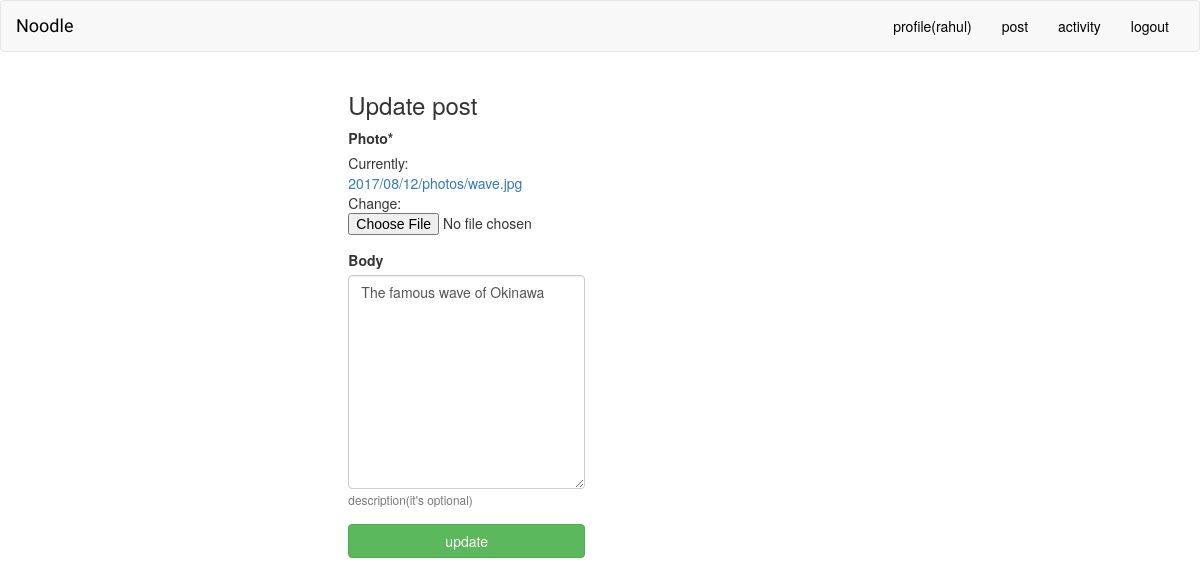
/edit-post/14/ (signed in), run on an earlier commit of the app's database.
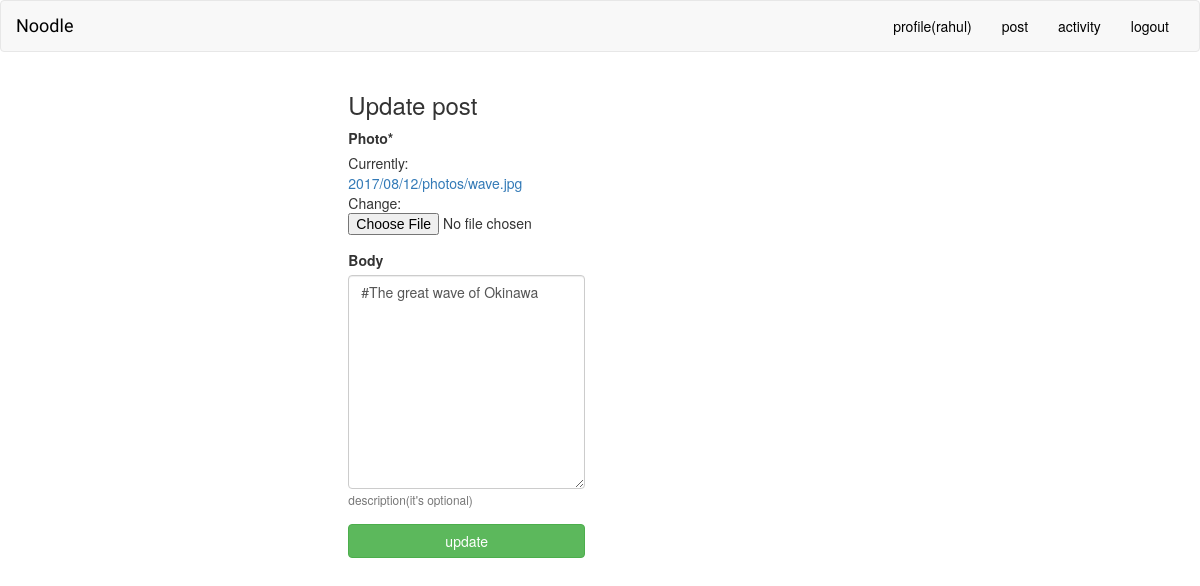
And on a later commit of the database.
### shots/models.py (models this page shows, shortened)
class Image(models.Model):
	posted_by = models.ForeignKey(User, related_name = 'shots')
	photo = models.ImageField(upload_to = '%Y/%m/%d/photos/')
	body = models.TextField(blank = True, help_text = "description(it's optional)")
	created = models.DateTimeField(auto_now_add = True)
	updated = models.DateTimeField(auto_now = True)
	likes = models.ManyToManyField(settings.AUTH_USER_MODEL, related_name = 'likes', blank = True)
	class Meta:
		ordering = ['-updated']

### shots/views.py (the view)
# urls.py: url(r'^edit-post/(?P<post_id>[0-9]+)/$', views.edit_post, name = 'edit'),
@login_required
def edit_post(request, post_id):
	post = get_object_or_404(Image, id = post_id)
	if request.method == 'POST':
		form = PostForm(instance = post, data = request.POST, files = request.FILES)
		if form.is_valid():
			form.save()
			return redirect('shots:home')
	else:
		form = PostForm(instance = post)
	return render(request, 'shots/post.html', {'form':form, 'post':post})

### shots/forms.py
class PostForm(forms.ModelForm):
	class Meta:
		model = Image
		fields = ['photo', 'body']

### shots/templates/shots/post.html (shortened to what this page needs)
{% extends "base.html" %}
{% load crispy_forms_tags %}
{% block content %}
	<div class="row">
		<div class="col-md-5"></div>
		<div class="col-md-4">
			{% if post %}
				<h3>Update post</h3>
			{% else %}
				<h3>Add a new post</h3>
			{% endif %}
			<form action="." method="POST" enctype="multipart/form-data">
				{{ form|crispy }}
				{% if post %}
					<button class="btn btn-success btn-block">update</button>
				{% else %}
					<button class="btn btn-success btn-block">post</button>
				{% endif %}
			</form>
		</div>
		<div class="col-md-3"></div>
	</div>
{% endblock %}

What changed in the data, as far as the page shows it:
changed Image: body "The famous wave of Okinawa" → "#The great wave of Okinawa"
